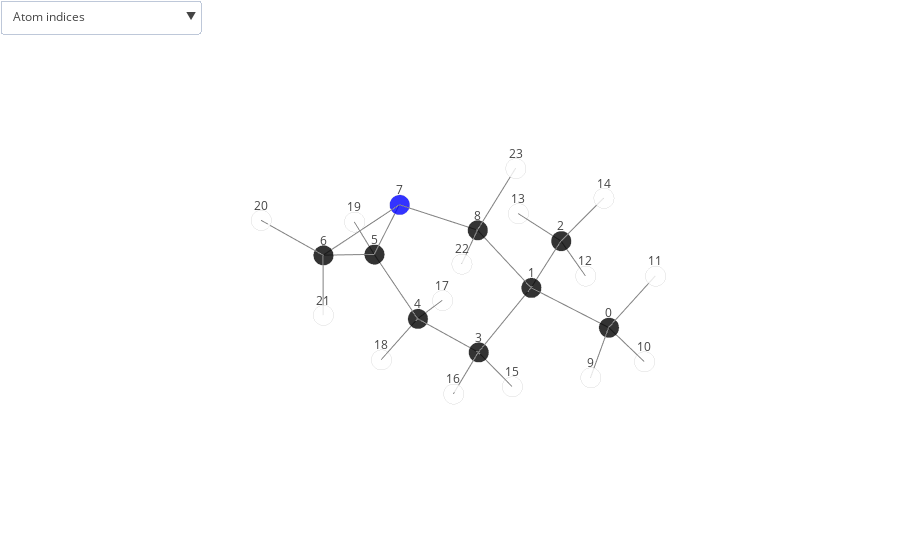

Here is the notebook cell this chart was saved with:
### Code cell
plot_molecule('dsgdb9nsd_064272', structures)

### Figure 1 — Plotly figure (JSON) as saved in the notebook; plotly's stock layout.template omitted (floating-point values rounded to 4 significant figures)
{"data": [{"marker": {"color": ["black", "black", "black", "black", "black", "black", "black", "blue", "black", "white", "white", "white", "white", "white", "white", "white", "white", "white", "white", "white", "white", "white", "white", "white"], "line": {"color": "lightgray", "width": 2}, "opacity": 0.8, "size": 7, "symbol": "circle"}, "mode": "markers", "name": "", "text": ["C", "C", "C", "C", "C", "C", "C", "N", "C", "H", "H", "H", "H", "H", "H", "H", "H", "H", "H", "H", "H", "H", "H", "H"], "type": "scatter3d", "uid": "d69a0c2d-a2f6-4cda-ae81-c3ae5229cd73", "x": [-0.07643, -0.04297, -1.488, 0.6985, 0.7672, 1.151, 2.392, 1.088, 0.7393, 0.9309, -0.6747, -0.5186, -2.029, -1.523, -2.032, 0.205, 1.71, -0.214, 1.465, 0.8066, 2.951, 3.009, 1.657, 0.1434], "y": [1.559, 0.02266, -0.5118, -0.4657, -1.997, -2.642, -2.272, -1.899, -0.4663, 1.981, 1.947, 1.934, -0.2551, -1.597, -0.07134, -0.07767, -0.03894, -2.384, -2.312, -3.671, -3.016, -1.48, 0.1296, -0.2648], "z": [0.01188, -0.005812, 0.03532, -1.267, -1.343, -0.02197, 0.7044, 1.25, 1.233, -0.07466, -0.8201, 0.9417, -0.8826, 0.1578, 0.8773, -2.166, -1.267, -1.641, -2.128, 0.08064, 1.268, 0.279, 1.329, 2.133]}, {"hoverinfo": "none", "marker": {"color": "grey", "opacity": 1, "size": 7}, "mode": "lines", "type": "scatter3d", "uid": "e32263f6-1369-4bab-b3ab-91aa218d6742", "x": [-0.07643, -0.04297, null, -0.04297, -1.488, null, 0.6985, 0.7672, null, 0.7672, 1.151, null, 1.151, 2.392, null, 2.392, 1.088, null, 0.7393, 1.088, null, -0.04297, 0.6985, null, 1.151, 1.088, null, 0.7393, -0.04297, null, -0.07643, 0.9309, null, 3.009, 2.392, null, 0.7393, 0.1434, null, -0.07643, -0.6747, null, -1.488, -2.029, null, 1.465, 0.7672, null, 0.8066, 1.151, null, 2.951, 2.392, null, 0.7393, 1.657, null, -0.07643, -0.5186, null, -1.488, -1.523, null, 1.71, 0.6985, null, -0.214, 0.7672, null, -1.488, -2.032, null, 0.6985, 0.205, null], "y": [1.559, 0.02266, null, 0.02266, -0.5118, null, -0.4657, -1.997, null, -1.997, -2.642, null, -2.642, -2.272, null, -2.272, -1.899, null, -0.4663, -1.899, null, 0.02266, -0.4657, null, -2.642, -1.899, null, -0.4663, 0.02266, null, 1.559, 1.981, null, -1.48, -2.272, null, -0.4663, -0.2648, null, 1.559, 1.947, null, -0.5118, -0.2551, null, -2.312, -1.997, null, -3.671, -2.642, null, -3.016, -2.272, null, -0.4663, 0.1296, null, 1.559, 1.934, null, -0.5118, -1.597, null, -0.03894, -0.4657, null, -2.384, -1.997, null, -0.5118, -0.07134, null, -0.4657, -0.07767, null], "z": [0.01188, -0.005812, null, -0.005812, 0.03532, null, -1.267, -1.343, null, -1.343, -0.02197, null, -0.02197, 0.7044, null, 0.7044, 1.25, null, 1.233, 1.25, null, -0.005812, -1.267, null, -0.02197, 1.25, null, 1.233, -0.005812, null, 0.01188, -0.07466, null, 0.279, 0.7044, null, 1.233, 2.133, null, 0.01188, -0.8201, null, 0.03532, -0.8826, null, -2.128, -1.343, null, 0.08064, -0.02197, null, 1.268, 0.7044, null, 1.233, 1.329, null, 0.01188, 0.9417, null, 0.03532, 0.1578, null, -1.267, -1.267, null, -1.641, -1.343, null, 0.03532, 0.8773, null, -1.267, -2.166, null]}], "layout": {"margin": {"b": 0, "l": 0, "r": 0, "t": 0}, "scene": {"annotations": [{"showarrow": false, "text": "0", "x": -0.07643, "y": 1.559, "yshift": 15, "z": 0.01188}, {"showarrow": false, "text": "1", "x": -0.04297, "y": 0.02266, "yshift": 15, "z": -0.005812}, {"showarrow": false, "text": "2", "x": -1.488, "y": -0.5118, "yshift": 15, "z": 0.03532}, {"showarrow": false, "text": "3", "x": 0.6985, "y": -0.4657, "yshift": 15, "z": -1.267}, {"showarrow": false, "text": "4", "x": 0.7672, "y": -1.997, "yshift": 15, "z": -1.343}, {"showarrow": false, "text": "5", "x": 1.151, "y": -2.642, "yshift": 15, "z": -0.02197}, {"showarrow": false, "text": "6", "x": 2.392, "y": -2.272, "yshift": 15, "z": 0.7044}, {"showarrow": false, "text": "7", "x": 1.088, "y": -1.899, "yshift": 15, "z": 1.25}, {"showarrow": false, "text": "8", "x": 0.7393, "y": -0.4663, "yshift": 15, "z": 1.233}, {"showarrow": false, "text": "9", "x": 0.9309, "y": 1.981, "yshift": 15, "z": -0.07466}, {"showarrow": false, "text": "10", "x": -0.6747, "y": 1.947, "yshift": 15, "z": -0.8201}, {"showarrow": false, "text": "11", "x": -0.5186, "y": 1.934, "yshift": 15, "z": 0.9417}, {"showarrow": false, "text": "12", "x": -2.029, "y": -0.2551, "yshift": 15, "z": -0.8826}, {"showarrow": false, "text": "13", "x": -1.523, "y": -1.597, "yshift": 15, "z": 0.1578}, {"showarrow": false, "text": "14", "x": -2.032, "y": -0.07134, "yshift": 15, "z": 0.8773}, {"showarrow": false, "text": "15", "x": 0.205, "y": -0.07767, "yshift": 15, "z": -2.166}, {"showarrow": false, "text": "16", "x": 1.71, "y": -0.03894, "yshift": 15, "z": -1.267}, {"showarrow": false, "text": "17", "x": -0.214, "y": -2.384, "yshift": 15, "z": -1.641}, {"showarrow": false, "text": "18", "x": 1.465, "y": -2.312, "yshift": 15, "z": -2.128}, {"showarrow": false, "text": "19", "x": 0.8066, "y": -3.671, "yshift": 15, "z": 0.08064}, {"showarrow": false, "text": "20", "x": 2.951, "y": -3.016, "yshift": 15, "z": 1.268}, {"showarrow": false, "text": "21", "x": 3.009, "y": -1.48, "yshift": 15, "z": 0.279}, {"showarrow": false, "text": "22", "x": 1.657, "y": 0.1296, "yshift": 15, "z": 1.329}, {"showarrow": false, "text": "23", "x": 0.1434, "y": -0.2648, "yshift": 15, "z": 2.133}], "aspectmode": "auto", "aspectratio": {"x": 1.015, "y": 1.138, "z": 0.8657}, "xaxis": {"showgrid": false, "showticklabels": false, "title": {"font": {"color": "white"}}, "type": "linear", "zeroline": false}, "yaxis": {"showgrid": false, "showticklabels": false, "title": {"font": {"color": "white"}}, "type": "linear", "zeroline": false}, "zaxis": {"showgrid": false, "showticklabels": false, "title": {"font": {"color": "white"}}, "type": "linear", "zeroline": false}}, "showlegend": false, "updatemenus": [{"buttons": [{"args": [{"scene.annotations": [{"showarrow": false, "text": 0, "x": -0.07643, "y": 1.559, "yshift": 15, "z": 0.01188}, {"showarrow": false, "text": 1, "x": -0.04297, "y": 0.02266, "yshift": 15, "z": -0.005812}, {"showarrow": false, "text": 2, "x": -1.488, "y": -0.5118, "yshift": 15, "z": 0.03532}, {"showarrow": false, "text": 3, "x": 0.6985, "y": -0.4657, "yshift": 15, "z": -1.267}, {"showarrow": false, "text": 4, "x": 0.7672, "y": -1.997, "yshift": 15, "z": -1.343}, {"showarrow": false, "text": 5, "x": 1.151, "y": -2.642, "yshift": 15, "z": -0.02197}, {"showarrow": false, "text": 6, "x": 2.392, "y": -2.272, "yshift": 15, "z": 0.7044}, {"showarrow": false, "text": 7, "x": 1.088, "y": -1.899, "yshift": 15, "z": 1.25}, {"showarrow": false, "text": 8, "x": 0.7393, "y": -0.4663, "yshift": 15, "z": 1.233}, {"showarrow": false, "text": 9, "x": 0.9309, "y": 1.981, "yshift": 15, "z": -0.07466}, {"showarrow": false, "text": 10, "x": -0.6747, "y": 1.947, "yshift": 15, "z": -0.8201}, {"showarrow": false, "text": 11, "x": -0.5186, "y": 1.934, "yshift": 15, "z": 0.9417}, {"showarrow": false, "text": 12, "x": -2.029, "y": -0.2551, "yshift": 15, "z": -0.8826}, {"showarrow": false, "text": 13, "x": -1.523, "y": -1.597, "yshift": 15, "z": 0.1578}, {"showarrow": false, "text": 14, "x": -2.032, "y": -0.07134, "yshift": 15, "z": 0.8773}, {"showarrow": false, "text": 15, "x": 0.205, "y": -0.07767, "yshift": 15, "z": -2.166}, {"showarrow": false, "text": 16, "x": 1.71, "y": -0.03894, "yshift": 15, "z": -1.267}, {"showarrow": false, "text": 17, "x": -0.214, "y": -2.384, "yshift": 15, "z": -1.641}, {"showarrow": false, "text": 18, "x": 1.465, "y": -2.312, "yshift": 15, "z": -2.128}, {"showarrow": false, "text": 19, "x": 0.8066, "y": -3.671, "yshift": 15, "z": 0.08064}, {"showarrow": false, "text": 20, "x": 2.951, "y": -3.016, "yshift": 15, "z": 1.268}, {"showarrow": false, "text": 21, "x": 3.009, "y": -1.48, "yshift": 15, "z": 0.279}, {"showarrow": false, "text": 22, "x": 1.657, "y": 0.1296, "yshift": 15, "z": 1.329}, {"showarrow": false, "text": 23, "x": 0.1434, "y": -0.2648, "yshift": 15, "z": 2.133}]}], "label": "Atom indices", "method": "relayout"}, {"args": [{"scene.annotations": [{"showarrow": false, "text": 1.54, "x": -0.0597, "y": 0.7906, "yshift": 15, "z": 0.003034}, {"showarrow": false, "text": 1.54, "x": -0.7653, "y": -0.2446, "yshift": 15, "z": 0.01475}, {"showarrow": false, "text": 1.53, "x": 0.7329, "y": -1.231, "yshift": 15, "z": -1.305}, {"showarrow": false, "text": 1.52, "x": 0.9593, "y": -2.32, "yshift": 15, "z": -0.6826}, {"showarrow": false, "text": 1.48, "x": 1.772, "y": -2.457, "yshift": 15, "z": 0.3412}, {"showarrow": false, "text": 1.46, "x": 1.74, "y": -2.086, "yshift": 15, "z": 0.977}, {"showarrow": false, "text": 1.47, "x": 0.9137, "y": -1.183, "yshift": 15, "z": 1.241}, {"showarrow": false, "text": 1.54, "x": 0.3278, "y": -0.2215, "yshift": 15, "z": -0.6365}, {"showarrow": false, "text": 1.47, "x": 1.12, "y": -2.271, "yshift": 15, "z": 0.6138}, {"showarrow": false, "text": 1.54, "x": 0.3481, "y": -0.2218, "yshift": 15, "z": 0.6137}, {"showarrow": false, "text": 1.1, "x": 0.4272, "y": 1.77, "yshift": 15, "z": -0.03139}, {"showarrow": false, "text": 1.09, "x": 2.701, "y": -1.876, "yshift": 15, "z": 0.4917}, {"showarrow": false, "text": 1.1, "x": 0.4413, "y": -0.3655, "yshift": 15, "z": 1.683}, {"showarrow": false, "text": 1.1, "x": -0.3756, "y": 1.753, "yshift": 15, "z": -0.4041}, {"showarrow": false, "text": 1.1, "x": -1.758, "y": -0.3835, "yshift": 15, "z": -0.4236}, {"showarrow": false, "text": 1.1, "x": 1.116, "y": -2.154, "yshift": 15, "z": -1.736}, {"showarrow": false, "text": 1.09, "x": 0.979, "y": -3.156, "yshift": 15, "z": 0.02933}, {"showarrow": false, "text": 1.09, "x": 2.671, "y": -2.644, "yshift": 15, "z": 0.9864}, {"showarrow": false, "text": 1.1, "x": 1.198, "y": -0.1683, "yshift": 15, "z": 1.281}, {"showarrow": false, "text": 1.1, "x": -0.2975, "y": 1.746, "yshift": 15, "z": 0.4768}, {"showarrow": false, "text": 1.09, "x": -1.505, "y": -1.055, "yshift": 15, "z": 0.09656}, {"showarrow": false, "text": 1.1, "x": 1.204, "y": -0.2523, "yshift": 15, "z": -1.267}, {"showarrow": false, "text": 1.1, "x": 0.2766, "y": -2.19, "yshift": 15, "z": -1.492}, {"showarrow": false, "text": 1.1, "x": -1.76, "y": -0.2916, "yshift": 15, "z": 0.4563}, {"showarrow": false, "text": 1.1, "x": 0.4518, "y": -0.2717, "yshift": 15, "z": -1.717}]}], "label": "Bond lengths", "method": "relayout"}, {"args": [{"scene.annotations": [{"showarrow": false, "text": 0, "x": -0.07643, "y": 1.559, "yshift": 15, "z": 0.01188}, {"showarrow": false, "text": 1, "x": -0.04297, "y": 0.02266, "yshift": 15, "z": -0.005812}, {"showarrow": false, "text": 2, "x": -1.488, "y": -0.5118, "yshift": 15, "z": 0.03532}, {"showarrow": false, "text": 3, "x": 0.6985, "y": -0.4657, "yshift": 15, "z": -1.267}, {"showarrow": false, "text": 4, "x": 0.7672, "y": -1.997, "yshift": 15, "z": -1.343}, {"showarrow": false, "text": 5, "x": 1.151, "y": -2.642, "yshift": 15, "z": -0.02197}, {"showarrow": false, "text": 6, "x": 2.392, "y": -2.272, "yshift": 15, "z": 0.7044}, {"showarrow": false, "text": 7, "x": 1.088, "y": -1.899, "yshift": 15, "z": 1.25}, {"showarrow": false, "text": 8, "x": 0.7393, "y": -0.4663, "yshift": 15, "z": 1.233}, {"showarrow": false, "text": 9, "x": 0.9309, "y": 1.981, "yshift": 15, "z": -0.07466}, {"showarrow": false, "text": 10, "x": -0.6747, "y": 1.947, "yshift": 15, "z": -0.8201}, {"showarrow": false, "text": 11, "x": -0.5186, "y": 1.934, "yshift": 15, "z": 0.9417}, {"showarrow": false, "text": 12, "x": -2.029, "y": -0.2551, "yshift": 15, "z": -0.8826}, {"showarrow": false, "text": 13, "x": -1.523, "y": -1.597, "yshift": 15, "z": 0.1578}, {"showarrow": false, "text": 14, "x": -2.032, "y": -0.07134, "yshift": 15, "z": 0.8773}, {"showarrow": false, "text": 15, "x": 0.205, "y": -0.07767, "yshift": 15, "z": -2.166}, {"showarrow": false, "text": 16, "x": 1.71, "y": -0.03894, "yshift": 15, "z": -1.267}, {"showarrow": false, "text": 17, "x": -0.214, "y": -2.384, "yshift": 15, "z": -1.641}, {"showarrow": false, "text": 18, "x": 1.465, "y": -2.312, "yshift": 15, "z": -2.128}, {"showarrow": false, "text": 19, "x": 0.8066, "y": -3.671, "yshift": 15, "z": 0.08064}, {"showarrow": false, "text": 20, "x": 2.951, "y": -3.016, "yshift": 15, "z": 1.268}, {"showarrow": false, "text": 21, "x": 3.009, "y": -1.48, "yshift": 15, "z": 0.279}, {"showarrow": false, "text": 22, "x": 1.657, "y": 0.1296, "yshift": 15, "z": 1.329}, {"showarrow": false, "text": 23, "x": 0.1434, "y": -0.2648, "yshift": 15, "z": 2.133}, {"showarrow": false, "text": 1.54, "x": -0.0597, "y": 0.7906, "yshift": 15, "z": 0.003034}, {"showarrow": false, "text": 1.54, "x": -0.7653, "y": -0.2446, "yshift": 15, "z": 0.01475}, {"showarrow": false, "text": 1.53, "x": 0.7329, "y": -1.231, "yshift": 15, "z": -1.305}, {"showarrow": false, "text": 1.52, "x": 0.9593, "y": -2.32, "yshift": 15, "z": -0.6826}, {"showarrow": false, "text": 1.48, "x": 1.772, "y": -2.457, "yshift": 15, "z": 0.3412}, {"showarrow": false, "text": 1.46, "x": 1.74, "y": -2.086, "yshift": 15, "z": 0.977}, {"showarrow": false, "text": 1.47, "x": 0.9137, "y": -1.183, "yshift": 15, "z": 1.241}, {"showarrow": false, "text": 1.54, "x": 0.3278, "y": -0.2215, "yshift": 15, "z": -0.6365}, {"showarrow": false, "text": 1.47, "x": 1.12, "y": -2.271, "yshift": 15, "z": 0.6138}, {"showarrow": false, "text": 1.54, "x": 0.3481, "y": -0.2218, "yshift": 15, "z": 0.6137}, {"showarrow": false, "text": 1.1, "x": 0.4272, "y": 1.77, "yshift": 15, "z": -0.03139}, {"showarrow": false, "text": 1.09, "x": 2.701, "y": -1.876, "yshift": 15, "z": 0.4917}, {"showarrow": false, "text": 1.1, "x": 0.4413, "y": -0.3655, "yshift": 15, "z": 1.683}, {"showarrow": false, "text": 1.1, "x": -0.3756, "y": 1.753, "yshift": 15, "z": -0.4041}, {"showarrow": false, "text": 1.1, "x": -1.758, "y": -0.3835, "yshift": 15, "z": -0.4236}, {"showarrow": false, "text": 1.1, "x": 1.116, "y": -2.154, "yshift": 15, "z": -1.736}, {"showarrow": false, "text": 1.09, "x": 0.979, "y": -3.156, "yshift": 15, "z": 0.02933}, {"showarrow": false, "text": 1.09, "x": 2.671, "y": -2.644, "yshift": 15, "z": 0.9864}, {"showarrow": false, "text": 1.1, "x": 1.198, "y": -0.1683, "yshift": 15, "z": 1.281}, {"showarrow": false, "text": 1.1, "x": -0.2975, "y": 1.746, "yshift": 15, "z": 0.4768}, {"showarrow": false, "text": 1.09, "x": -1.505, "y": -1.055, "yshift": 15, "z": 0.09656}, {"showarrow": false, "text": 1.1, "x": 1.204, "y": -0.2523, "yshift": 15, "z": -1.267}, {"showarrow": false, "text": 1.1, "x": 0.2766, "y": -2.19, "yshift": 15, "z": -1.492}, {"showarrow": false, "text": 1.1, "x": -1.76, "y": -0.2916, "yshift": 15, "z": 0.4563}, {"showarrow": false, "text": 1.1, "x": 0.4518, "y": -0.2717, "yshift": 15, "z": -1.717}]}], "label": "Atom indices & Bond lengths", "method": "relayout"}, {"args": [{"scene.annotations": []}], "label": "Hide all", "method": "relayout"}], "direction": "down", "xanchor": "left", "yanchor": "top"}]}}
